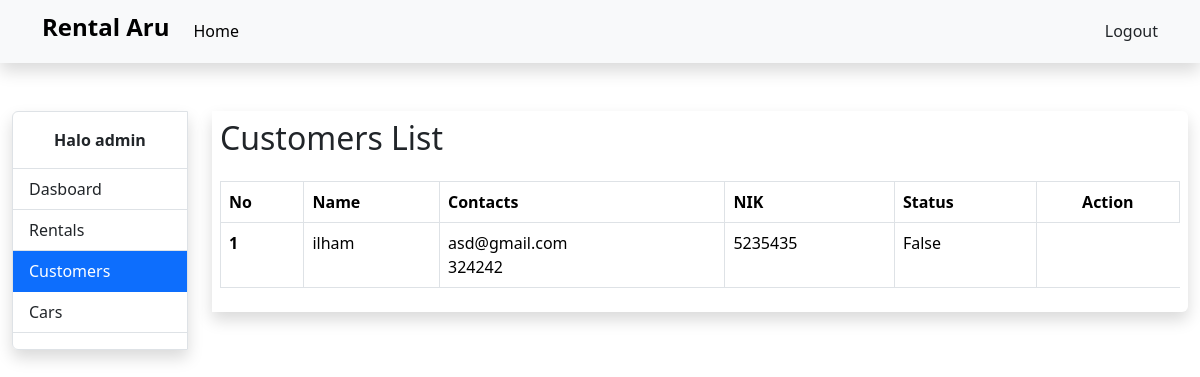
The page /users-page/ (signed in) on the database as committed earlier.
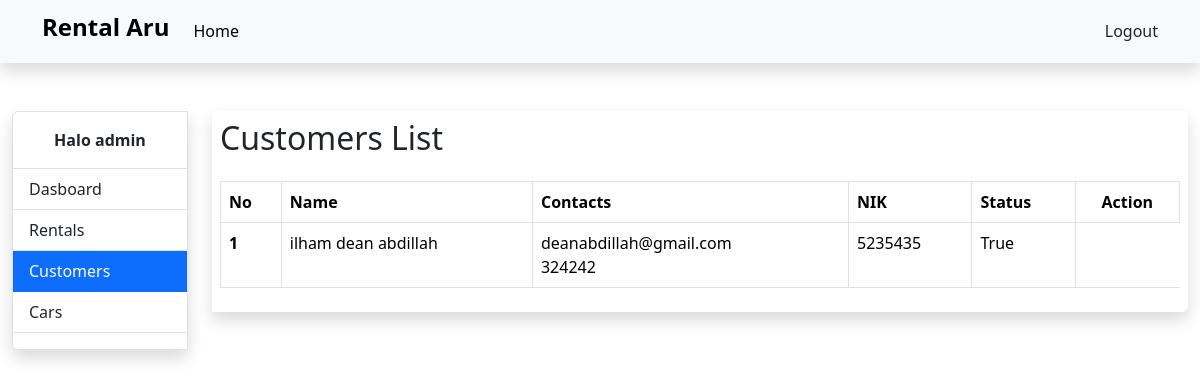
The same page on the database as committed later.
### account/models.py (models this page shows, shortened)
class User(AbstractBaseUser):
    GENDER_CHOICES = [
        ('laki-laki', 'Laki-laki'),
        ('perempuan', 'Perempuan'),
    ]
    email = models.EmailField(verbose_name='email address', max_length=255, unique=True,)
    full_name = models.CharField(max_length=255)
    gender = models.CharField(max_length=10, choices=GENDER_CHOICES, blank=True, null=True)
    birth_date = models.DateField(blank=True, null=True)
    phone_number = models.CharField(max_length=20, blank=True, null=True)
    nik = models.CharField(max_length=16, unique=True, blank=True, null=True)
    license_card_image = models.ImageField(blank=True, null=True)
    id_card_image = models.ImageField(blank=True, null=True)
    profile_picture = models.ImageField(blank=True, null=True)
    date_joined = models.DateField(verbose_name='date joined', auto_now_add=True,)
    last_login = models.DateField(verbose_name='last login', auto_now=True,)
    is_active = models.BooleanField(default=False)
    is_admin = models.BooleanField(default=False)
    is_superuser = models.BooleanField(default=False)
    objects = CustomUserManager()
    USERNAME_FIELD = 'email'
    REQUIRED_FIELDS = ['full_name']
    def __str__(self):
        return self.full_name

### base/views.py (the view)
# urls.py: path('users-page/', views.users_page, name='users_page'),
@login_required(login_url='login_page')
def users_page(request):
    users = User.objects.filter(is_admin=False)
    context = {
        'users': users,
        'name': str(request.user).split()[0],
        'menus': {
            'menu': 'usersMenu',
            'submenu': '',
        },
    }
    return render(request, 'users_page.html', context)

### templates/users_page.html
{% extends 'base.html' %}
{% block contents %}
        {% include 'menu.html' %}
        <div class="col-lg">
            <div class="shadow rounded-end p-2">
                <div class="row mb-3">
                    <div class="col-10">
                        <h2>Customers List</h2>
                    </div>
                </div>
                <div class="table-responsive">
                    <table class="table table-bordered">
                        <thead>
                            <tr>
                                <th scope="col">No</th>
                                <th scope="col">Name</th>
                                <th scope="col">Contacts</th>
                                <th scope="col">NIK</th>
                                <th scope="col">Status</th>
                                <th scope="col" class="text-center">Action</th>
                            </tr>
                        </thead>
                        <tbody>
                            {% if users %}
                                {% for user in users %}
                                    <tr>
                                        <th scope="col">{{forloop.counter}}</th>
                                        <td>{{user.full_name}}</td>
                                        <td>{{user.email}}<br>{{user.phone_number}}</td>
                                        <td>{{user.nik}}</td>
                                        <td>{{user.is_active}}</td>
                                    </tr>
                                {% endfor %}
                            {% else %}
                                <tr>
                                    <td colspan="9" class="text-center">Data not found.</td>
                                </tr>
                            {% endif %}
                        </tbody>
                    </table>
                </div>
            </div>
        </div>
{% endblock %}

Rows that differ between the two databases and show on the page:
removed User: full_name "ilham", email "asd@gmail.com", phone_number "324242", nik "5235435", is_active "False"
added User: full_name "ilham dean abdillah", email "deanabdillah@gmail.com", phone_number "324242", nik "5235435", is_active "True"
